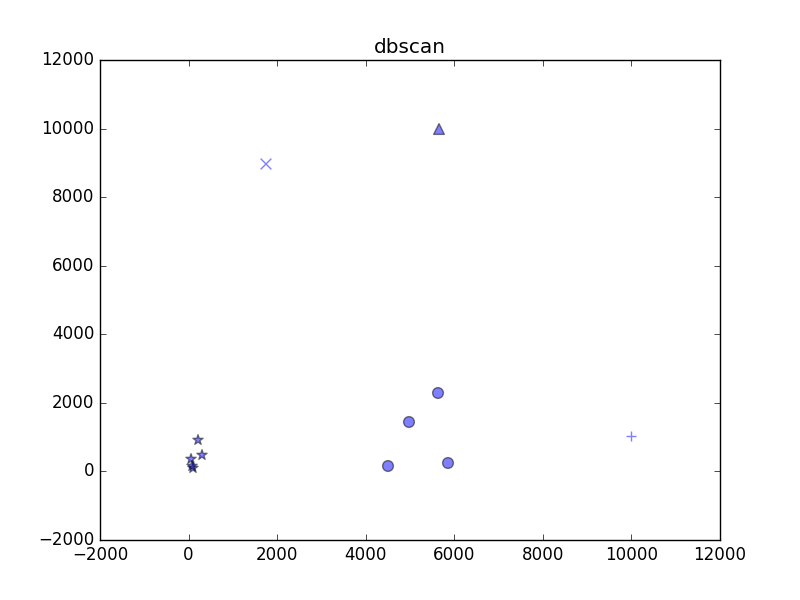

Source code (Python):
# coding=utf-8
import numpy as np
from sklearn.cluster import DBSCAN
import matplotlib.pyplot as plt


#国家面积和人口
X = [
    [9670250, 1392358258],
    [2980000, 1247923065],
    [9629091, 317408015],
    [8514877, 201032714],
    [377873, 127270000],
    [7692024, 23540517],
    [9984670, 34591000],
    [17075400, 143551289],
    [513115, 67041000],
    [181035, 14805358],
    [99600, 50400000],
    [120538, 24052231]]

#转换成numpy array
X = np.array(X)

#归一化
a = X[:, :1] / 17075400.0 * 10000
b = X[:, 1:] / 1392358258.0 * 10000
X = np.concatenate((a, b), axis=1)

#现在我们把训练数据，和对应的分类放入分类器中进行训练，在这没有噪点出现因为我们把min_samples设置成了1
cls = DBSCAN(2000, min_samples=1).fit(X)

#类簇的数量
n_clusters = len(set(cls.labels_))

#X中每项所属分类的一个列表
cls.labels_

#画图
markers = ['^', 'x', 'o', '*', '+']
for i in range(n_clusters):
    my_members = cls.labels_ == i
    plt.scatter(X[my_members, 0], X[my_members, 1], s=60, marker=markers[i], c='b', alpha=0.5)

plt.title('dbscan')
plt.show()
plt.savefig('dbscan.png')